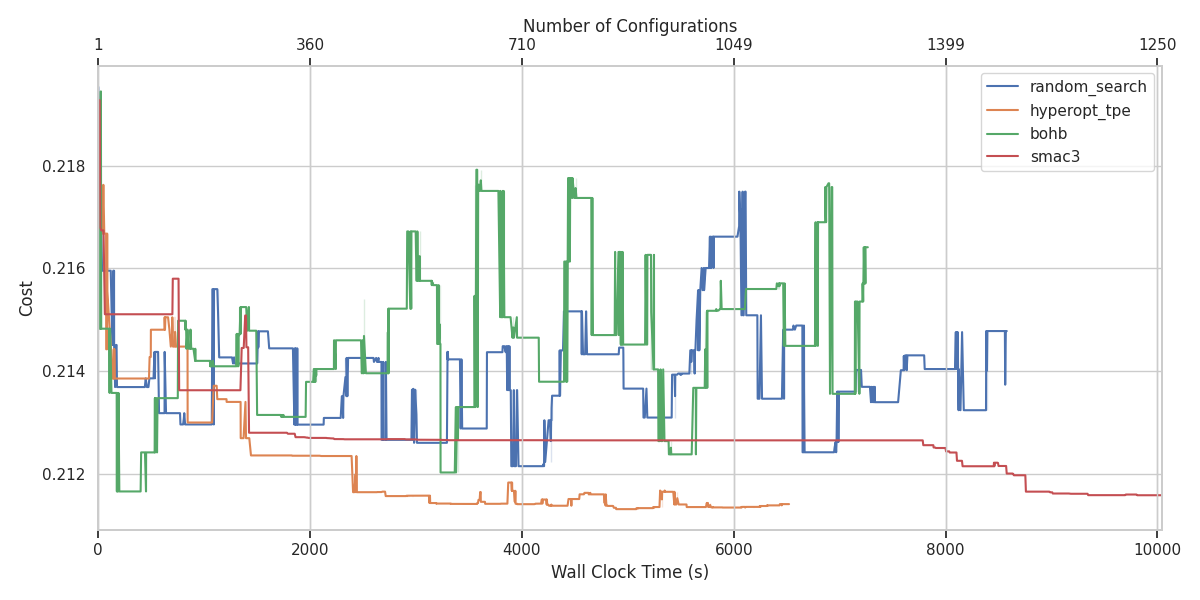
#> input picture tfm_imgs/time_vs_cost/ETTh2_96_96/all.png, 1200 x 600 px
$ python mix_plots.py
#> lines starting #> are read from the running program, lines starting #| are printed output that depends on the picture
import matplotlib.pyplot as plt
import matplotlib.image as mpimg

# File paths for the PNG images
file1 = 'tfm_imgs/time_vs_cost/ETTh2_96_96/all.png'
file2 = 'tfm_imgs/time_vs_cost/ETTh2_96_192/all.png'
file3 = 'tfm_imgs/time_vs_cost/ETTh2_96_336/all.png'
file4 = 'tfm_imgs/time_vs_cost/ETTh2_96_720/all.png'
titles = ['ETTh2_96_96', 'ETTh2_96_192', 'ETTh2_96_336', 'ETTh2_96_720']

# Load the images
img1 = mpimg.imread(file1)
#> img1 is the input picture: shape (600, 1200, 4) float32; mean R, G, B, A 0.963, 0.968, 0.965, 1
img2 = mpimg.imread(file2)
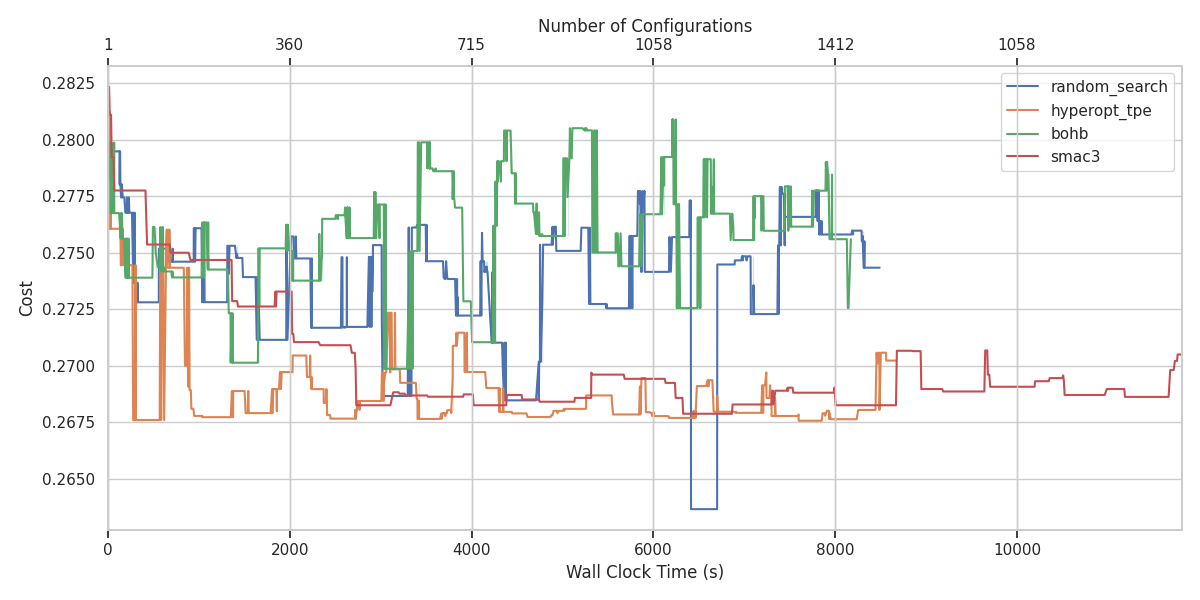
#> input picture tfm_imgs/time_vs_cost/ETTh2_96_192/all.png, 1200 x 600 px
#> img2 is the input picture: shape (600, 1200, 4) float32; mean R, G, B, A 0.962, 0.964, 0.961, 1
img3 = mpimg.imread(file3)
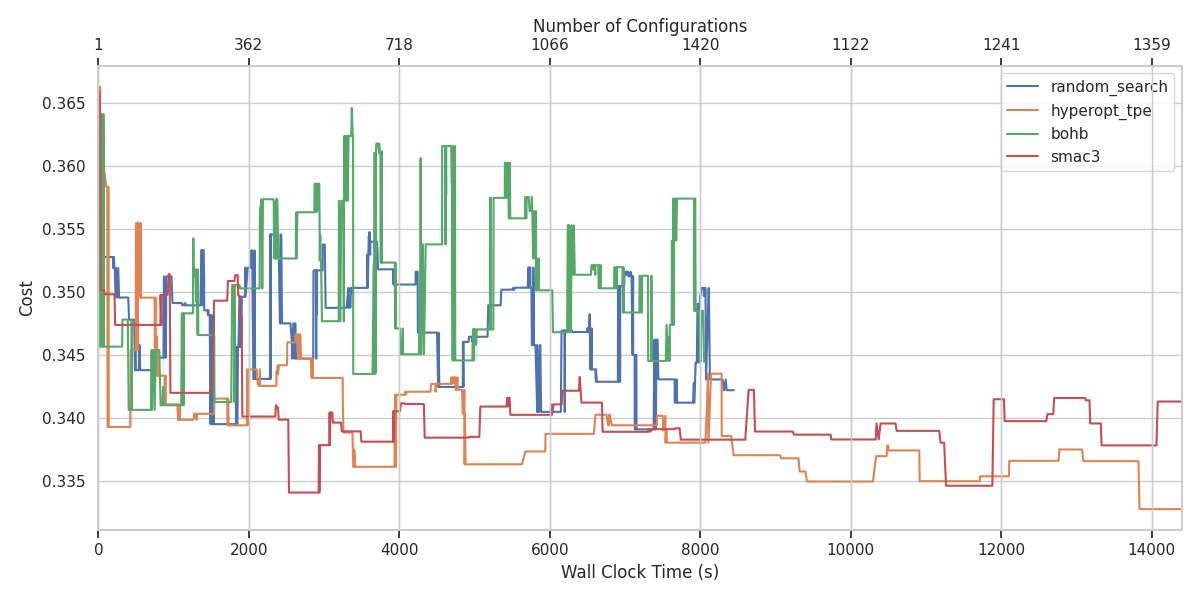
#> input picture tfm_imgs/time_vs_cost/ETTh2_96_336/all.png, 1200 x 600 px
#> img3 is the input picture: shape (600, 1200, 4) float32; mean R, G, B, A 0.959, 0.962, 0.957, 1
img4 = mpimg.imread(file4)
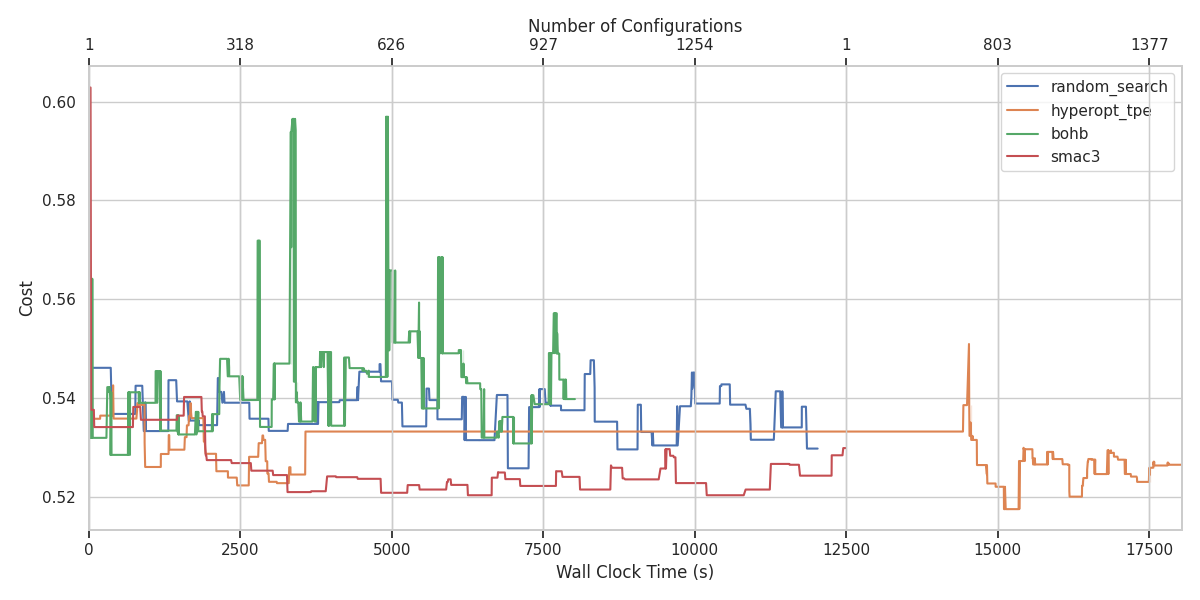
#> input picture tfm_imgs/time_vs_cost/ETTh2_96_720/all.png, 1200 x 600 px
#> img4 is the input picture: shape (600, 1200, 4) float32; mean R, G, B, A 0.973, 0.974, 0.971, 1

# Create a 2x2 subplot
fig, axs = plt.subplots(2, 2, figsize=(18, 12))

# Display images in the subplots with titles
axs[0, 0].imshow(img1)
axs[0, 0].set_title(titles[0], fontsize=16)
axs[0, 0].axis('off')  # Hide axes

axs[0, 1].imshow(img2)
axs[0, 1].set_title(titles[1], fontsize=16)
axs[0, 1].axis('off')

axs[1, 0].imshow(img3)
axs[1, 0].set_title(titles[2], fontsize=16)
axs[1, 0].axis('off')

axs[1, 1].imshow(img4)
axs[1, 1].set_title(titles[3], fontsize=16)
axs[1, 1].axis('off')

plt.tight_layout()

plt.savefig("tfm_imgs/time_vs_cost/summary.png")
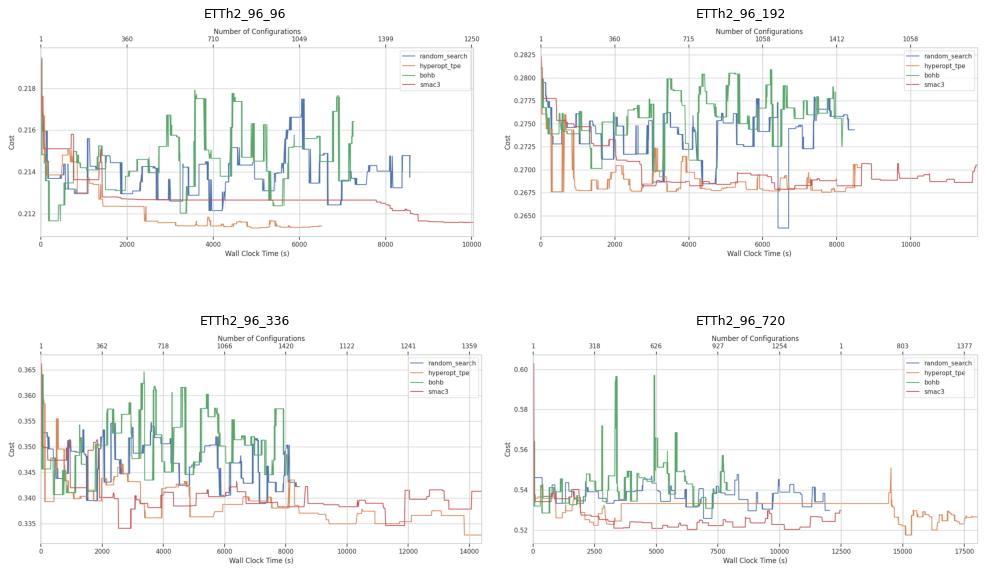
#> figure drawn by matplotlib, 4 panels
